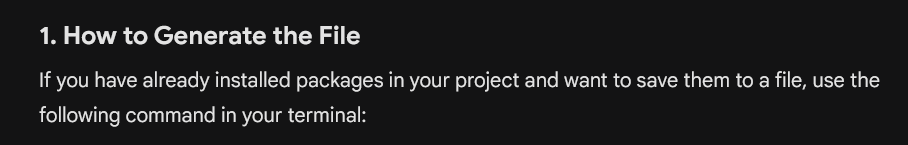
#> input picture Capture/capture.png, 908 x 145 px, found by its file name
$ python -i v3_image_to_text.py   (imports and definitions only)
#> lines starting #> are read from the running program, lines starting #| are printed output that depends on the picture
import os
from PIL import Image, ImageEnhance
from pytesseract import image_to_string, pytesseract

from fake_lingoes.services.ocr.orc_space_lib import OCRSpace

def ImageToText(image=os.path.join("capture", "capture.png")):
#> called with image = 'capture/capture.png'
	try:
		imgOriginal = Image.open(image)
#> imgOriginal is the input picture: PIL image 908x145 RGB; mean R, G, B 31, 31, 32

		imgColor = ImageEnhance.Color(imgOriginal)
		imgColorE = imgColor.enhance(0)

		imgSharpe = ImageEnhance.Sharpness(imgColorE)
		imgSharpeE = imgSharpe.enhance(1.75)

		imgContrast = ImageEnhance.Contrast(imgSharpeE)
		imgContrastE = imgContrast.enhance(5)
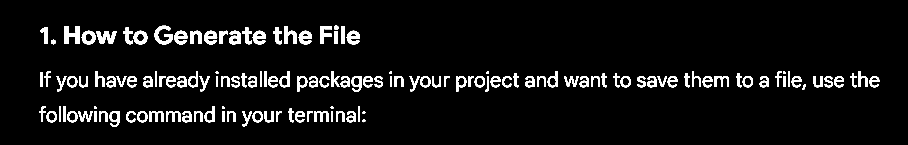
#> imgContrastE: PIL image 908x145 RGB; min 0, max 255, mean 18.5

		output_path = os.path.join("capture", "capture2.png")
		imgContrastE.save(output_path)

		imgModified = Image.open(output_path)

		# Proactively find Tesseract path
		if os.name == 'nt':  # Windows
			tesseract_paths = [
				r'C:\Program Files\Tesseract-OCR\tesseract.exe',
				r'C:\Program Files (x86)\Tesseract-OCR\tesseract.exe',
				os.path.join(os.environ.get("ProgramFiles", "C:\\Program Files"), "Tesseract-OCR", "tesseract.exe"),
				os.path.join(os.environ.get("ProgramFiles(x86)", "C:\\Program Files (x86)"), "Tesseract-OCR", "tesseract.exe"),
			]

			found_path = None
			for path in tesseract_paths:
				if os.path.exists(path):
					found_path = path
					break

			if found_path:
				pytesseract.tesseract_cmd = found_path
			else:
				print("Warning: Tesseract-OCR not found in standard Windows paths.")
		else:
			# On Linux/macOS, tesseract is usually in PATH
			pytesseract.tesseract_cmd = 'tesseract'

		text = image_to_string(imgModified)
		print(text)
		return text
	except Exception as e:
		print("Error:" + str(e))

def ImageToText_Api(api_key, image=os.path.join("capture", "capture.png")):
	try:
		imgOriginal = Image.open(image)

		imgColor = ImageEnhance.Color(imgOriginal)
		imgColorE = imgColor.enhance(1)

		imgSharpe = ImageEnhance.Sharpness(imgColorE)
		imgSharpeE = imgSharpe.enhance(1)

		imgContrast = ImageEnhance.Contrast(imgSharpeE)
		imgContrastE = imgContrast.enhance(1)

		output_path = os.path.join("capture", "capture2.png")
		imgContrastE.save(output_path)

		# Set your APi key
		myOrc_Api = OCRSpace(api_key)
		return myOrc_Api.ocr_file(output_path)
	except Exception as e:
		print("Error:" + str(e))

>>> result = ImageToText()
